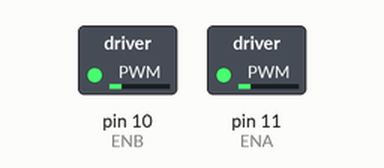
Bench run of a sketch on a simulated Arduino Uno, built with avr-gcc and run on an emulated ATmega328P. On the bench: switched loads named in the sketch (green lamp = pin HIGH).

Above: at 0.05 s.
At 2.5 s:
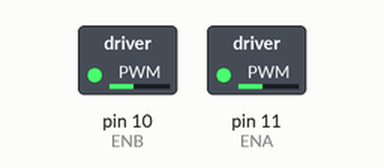
At 5.0 s:
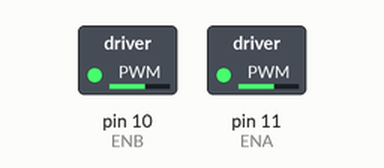
At 10.0 s:
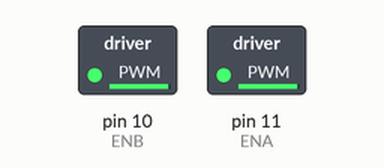
Timing chart, 0 to 13.0 s (numbered marks = the images above):
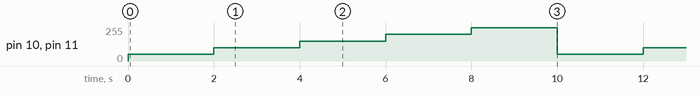

Measured:
- by itself, pin 10 (ENB), pin 11 (ENA): repeats every 10.0 s: 100/255 2.0 s, 150/255 2.0 s, 200/255 2.0 s, 250/255 2.0 s, 50/255 2.0 s

The sketch:

simple_motion.ino
```cpp
/*
 * In1 = 1, In2 = 0 -> Out1 = +, Out2 = -
 * In1 = 0, In2 = 1 -> Out1 = -, Out2 = +
 * EnA -> enables electricity flow
 */

#define ENA 11
#define ENB 10
#define IN1 5
#define IN2 4
#define IN3 3
#define IN4 2

void enablePin(const unsigned pin) {
  digitalWrite(pin, HIGH);
}

void disablePin(const unsigned pin) {
  digitalWrite(pin, LOW);
}

void leftWheelBackwards() {
  enablePin(IN1);
  disablePin(IN2);
}

void rightWheelBackwards() {
  enablePin(IN4);
  disablePin(IN3);
}

void driveBackwards() {
  leftWheelBackwards();
  rightWheelBackwards();
}

void leftWheelForward() {
  disablePin(IN1);
  enablePin(IN2);
}

void rightWheelForward() {
  disablePin(IN4);
  enablePin(IN3);
}

void driveForward() {
  leftWheelForward();
  rightWheelForward();
}

void stopLeftWheel() {
  disablePin(IN1);
  disablePin(IN2);
}

void stopRightWheel() {
  disablePin(IN3);
  disablePin(IN4);
}

void stopWheels() {
  stopLeftWheel();
  stopRightWheel();
}

void setup() {}

void loop() {
  for (unsigned speedIndicator = 50; speedIndicator <= 250; speedIndicator += 50) {
    analogWrite(ENA, speedIndicator);
    analogWrite(ENB, speedIndicator);
    driveForward();
    delay(1000);
    stopWheels();
    delay(1000);
  }
}
```
